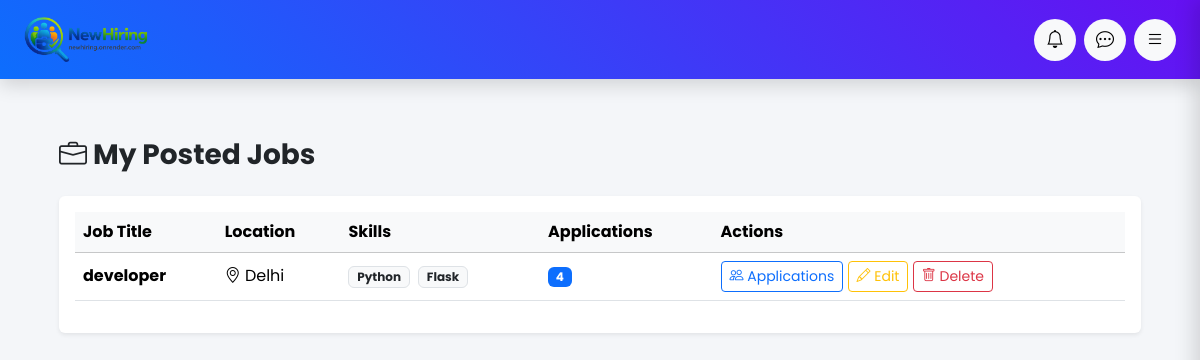
The page /recruiter/my-jobs (signed in) on the database its author committed.
### app/models/job.py (models this page shows, shortened)
class Job(db.Model):
    __tablename__ = "jobs"
    id = db.Column(db.Integer, primary_key=True)
    title = db.Column(
        db.String(200),
        nullable=False
    )
    description = db.Column(
        db.Text,
        nullable=False
    )
    location = db.Column(
        db.String(100),
        nullable=False
    )
    skills = db.Column(
        db.String(200),
        nullable=False
    )
    recruiter_id = db.Column(
        db.Integer,
        nullable=False
    )
    status = db.Column(
        db.String(50),
        default="Pending"
    )
    created_at = db.Column(
        db.DateTime,
        server_default=db.func.now()
    )

### app/routes/recruiter_routes.py (the view)
@recruiter.route("/my-jobs")
def my_jobs():
    if "user_id" not in session or session.get("role") != "recruiter":
        return redirect(url_for("auth.login"))
    jobs = Job.query.filter_by(
        recruiter_id=session["user_id"]
    ).all()
    return render_template(
        "recruiter/my_jobs.html",
        jobs=jobs
    )

### app/templates/recruiter/my_jobs.html (shortened to what this page needs)
{% extends "base.html" %}
{% block content %}
<div class="container mt-4">
<h3 class="fw-bold mb-4">
<i class="bi bi-briefcase"></i>
My Posted Jobs
</h3>
<div class="card shadow-sm border-0">
<div class="card-body">
{% if jobs %}
<table class="table align-middle">
<thead class="table-light">
<tr>
<th>Job Title</th>
<th>Location</th>
<th>Skills</th>
<th>Applications</th>
<th>Actions</th>
</tr>
</thead>
<tbody>
{% for job in jobs %}
<tr>
<td>
<strong>{{ job.title }}</strong>
</td>
<td>
<i class="bi bi-geo-alt"></i>
{{ job.location }}
</td>
<td>
{% if job.skills %}
{% for skill in job.skills.split(",") %}
<span class="badge bg-light text-dark border me-1">
{{ skill.strip() }}
</span>
{% endfor %}
{% endif %}
</td>
<td>
<span class="badge bg-primary">
{{ job.applications|length }}
</span>
</td>
<td>
<a href="/recruiter/job/{{ job.id }}/applications"
class="btn btn-sm btn-outline-primary">
<i class="bi bi-people"></i>
Applications
</a>
<a href="/recruiter/job/{{ job.id }}/edit"
class="btn btn-sm btn-outline-warning">
<i class="bi bi-pencil"></i>
Edit
</a>
<a href="/recruiter/job/{{ job.id }}/delete"
class="btn btn-sm btn-outline-danger">
<i class="bi bi-trash"></i>
Delete
</a>
</td>
</tr>
{% endfor %}
</tbody>
</table>
{% endif %}
</div>
</div>
</div>
{% endblock %}

### app/templates/base.html (style rules this page uses)
body { background:#f4f6f9; font-family:'Poppins',sans-serif; margin:0; padding:0; overflow-x:hidden; }

### rows shown on the page
Job: title "developer", location "Delhi", strip "Python" "Flask", applications|length "4"
